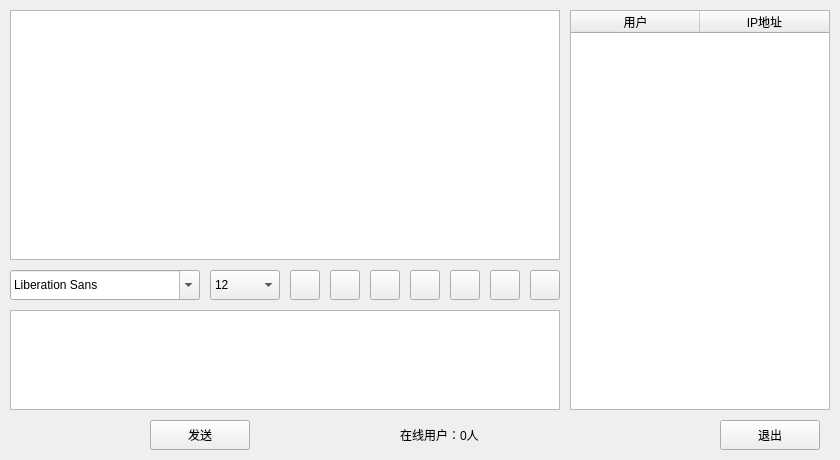
<?xml version="1.0" encoding="UTF-8"?>
<ui version="4.0">
 <class>chatWidget</class>
 <widget class="QWidget" name="chatWidget">
  <property name="geometry">
   <rect>
    <x>0</x>
    <y>0</y>
    <width>840</width>
    <height>460</height>
   </rect>
  </property>
  <property name="windowTitle">
   <string>chatWidget</string>
  </property>
  <widget class="QTextBrowser" name="msgBrowser">
   <property name="geometry">
    <rect>
     <x>10</x>
     <y>10</y>
     <width>550</width>
     <height>250</height>
    </rect>
   </property>
  </widget>
  <widget class="QTextEdit" name="msgTxtEdit">
   <property name="geometry">
    <rect>
     <x>10</x>
     <y>310</y>
     <width>550</width>
     <height>100</height>
    </rect>
   </property>
  </widget>
  <widget class="QTableWidget" name="usrTblWidget">
   <property name="geometry">
    <rect>
     <x>570</x>
     <y>10</y>
     <width>260</width>
     <height>400</height>
    </rect>
   </property>
   <property name="selectionMode">
    <enum>QAbstractItemView::SingleSelection</enum>
   </property>
   <property name="selectionBehavior">
    <enum>QAbstractItemView::SelectRows</enum>
   </property>
   <property name="showGrid">
    <bool>false</bool>
   </property>
   <attribute name="horizontalHeaderDefaultSectionSize">
    <number>129</number>
   </attribute>
   <column>
    <property name="text">
     <string>用户</string>
    </property>
   </column>
   <column>
    <property name="text">
     <string>IP地址</string>
    </property>
   </column>
  </widget>
  <widget class="QPushButton" name="quitButton">
   <property name="geometry">
    <rect>
     <x>720</x>
     <y>420</y>
     <width>100</width>
     <height>30</height>
    </rect>
   </property>
   <property name="text">
    <string>退出</string>
   </property>
  </widget>
  <widget class="QFontComboBox" name="fontCbx">
   <property name="geometry">
    <rect>
     <x>10</x>
     <y>270</y>
     <width>190</width>
     <height>30</height>
    </rect>
   </property>
  </widget>
  <widget class="QComboBox" name="sizeCbx">
   <property name="geometry">
    <rect>
     <x>210</x>
     <y>270</y>
     <width>70</width>
     <height>30</height>
    </rect>
   </property>
   <property name="currentIndex">
    <number>4</number>
   </property>
   <item>
    <property name="text">
     <string>8</string>
    </property>
   </item>
   <item>
    <property name="text">
     <string>9</string>
    </property>
   </item>
   <item>
    <property name="text">
     <string>10</string>
    </property>
   </item>
   <item>
    <property name="text">
     <string>11</string>
    </property>
   </item>
   <item>
    <property name="text">
     <string>12</string>
    </property>
   </item>
   <item>
    <property name="text">
     <string>13</string>
    </property>
   </item>
   <item>
    <property name="text">
     <string>14</string>
    </property>
   </item>
   <item>
    <property name="text">
     <string>15</string>
    </property>
   </item>
   <item>
    <property name="text">
     <string>16</string>
    </property>
   </item>
   <item>
    <property name="text">
     <string>17</string>
    </property>
   </item>
   <item>
    <property name="text">
     <string>18</string>
    </property>
   </item>
   <item>
    <property name="text">
     <string>19</string>
    </property>
   </item>
   <item>
    <property name="text">
     <string>20</string>
    </property>
   </item>
   <item>
    <property name="text">
     <string>21</string>
    </property>
   </item>
   <item>
    <property name="text">
     <string>22</string>
    </property>
   </item>
  </widget>
  <widget class="QToolButton" name="clearTBtn">
   <property name="geometry">
    <rect>
     <x>530</x>
     <y>270</y>
     <width>30</width>
     <height>30</height>
    </rect>
   </property>
   <property name="text">
    <string/>
   </property>
  </widget>
  <widget class="QToolButton" name="saveTBtn">
   <property name="geometry">
    <rect>
     <x>490</x>
     <y>270</y>
     <width>30</width>
     <height>30</height>
    </rect>
   </property>
   <property name="text">
    <string/>
   </property>
  </widget>
  <widget class="QToolButton" name="colorTBtn">
   <property name="geometry">
    <rect>
     <x>410</x>
     <y>270</y>
     <width>30</width>
     <height>30</height>
    </rect>
   </property>
   <property name="text">
    <string/>
   </property>
  </widget>
  <widget class="QToolButton" name="sendTBtn">
   <property name="geometry">
    <rect>
     <x>450</x>
     <y>270</y>
     <width>30</width>
     <height>30</height>
    </rect>
   </property>
   <property name="text">
    <string/>
   </property>
  </widget>
  <widget class="QToolButton" name="underlineTBtn">
   <property name="geometry">
    <rect>
     <x>370</x>
     <y>270</y>
     <width>30</width>
     <height>30</height>
    </rect>
   </property>
   <property name="text">
    <string/>
   </property>
  </widget>
  <widget class="QToolButton" name="italicTBtn">
   <property name="geometry">
    <rect>
     <x>330</x>
     <y>270</y>
     <width>30</width>
     <height>30</height>
    </rect>
   </property>
   <property name="text">
    <string/>
   </property>
  </widget>
  <widget class="QToolButton" name="boldTBtn">
   <property name="geometry">
    <rect>
     <x>290</x>
     <y>270</y>
     <width>30</width>
     <height>30</height>
    </rect>
   </property>
   <property name="text">
    <string/>
   </property>
  </widget>
  <widget class="QPushButton" name="sendButton">
   <property name="geometry">
    <rect>
     <x>150</x>
     <y>420</y>
     <width>100</width>
     <height>30</height>
    </rect>
   </property>
   <property name="text">
    <string>发送</string>
   </property>
  </widget>
  <widget class="QLabel" name="usrNumLbl">
   <property name="geometry">
    <rect>
     <x>400</x>
     <y>420</y>
     <width>160</width>
     <height>30</height>
    </rect>
   </property>
   <property name="text">
    <string>在线用户：0人</string>
   </property>
  </widget>
 </widget>
 <resources/>
 <connections/>
</ui>
